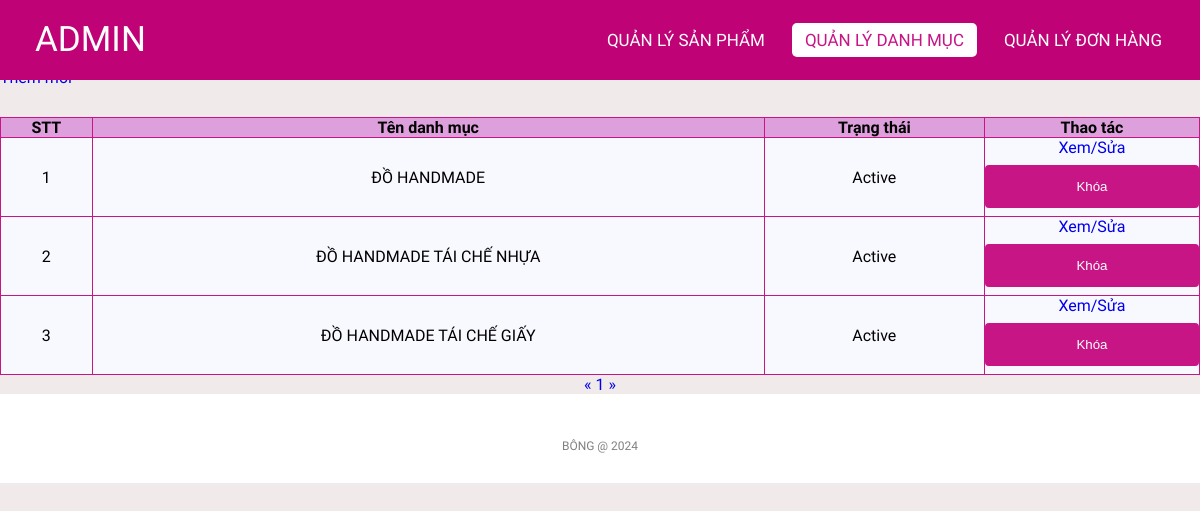
The app's page /admin/categoriesList.php (signed in) with its own data.
### tables this page shows
CREATE TABLE `categories` (
  `id` int(11) NOT NULL,
  `name` varchar(255) NOT NULL,
  `status` tinyint(4) NOT NULL DEFAULT 1
);

### lib/database.php (called while the page is built, shortened)
<?php
class Database extends PDO
{
  public $host   = DB_HOST;
  public $user   = DB_USER;
  public $pass   = DB_PASS;
  public $dbname = DB_NAME;
  public $link;
  private function connectDB()
  {
    $this->link = new mysqli(
      $this->host,
      $this->user,
      $this->pass,
      $this->dbname
    );
  }
  public function select($query)
  {
    $result = $this->link->query($query);
    if ($result->num_rows > 0) {
      return $result;
    } else {
      return false;
    }
  }
}

### classes/categories.php (called while the page is built, shortened)
<?php
$filepath = realpath(dirname(__FILE__));
include_once($filepath . '/../lib/database.php');
?>
<?php
class categories
{
    private $db;
    public function __construct()
    {
        $this->db = new Database();
    }
    public function getAllAdmin($page = 1, $total = 8)
    {
        $tmp = ($page - 1) * $total;
        $query = "SELECT * FROM categories limit $tmp,$total";
        $result = $this->db->select($query);
        return $result;
    }
    public function getCountPaging($row = 8)
    {
        $query = "SELECT COUNT(*) FROM categories";
        $mysqli_result = $this->db->select($query);
        if ($mysqli_result) {
            $totalrow = intval((mysqli_fetch_all($mysqli_result, MYSQLI_ASSOC)[0])['COUNT(*)']);
            $result = ceil($totalrow / $row);
            return $result;
        }
        return false;
    }
}
?>

### admin/categoriesList.php (the view, shortened to what this page needs)
<?php
include '../classes/categories.php';
$categories = new categories();
$list = $categories->getAllAdmin((isset($_GET['page']) ? $_GET['page'] : 1));
$pageCount = $categories->getCountPaging();
?>
<!DOCTYPE html>
<html lang="en">
<head>
    <link rel="stylesheet" href="css/style.css">
    <link rel="stylesheet" href="https://cdnjs.cloudflare.com/ajax/libs/font-awesome/5.15.4/css/all.min.css">
</head>
<body>
    <nav>
        <label class="logo">ADMIN</label>
        <ul>
            <li><a href="productlist.php" >Quản lý Sản phẩm</a></li>
            <li><a href="categoriesList.php" class="active">Quản lý danh mục</a></li>
            <li><a href="orderlist.php" id="order">Quản lý Đơn hàng</a></li>
        </ul>
    </nav>
    <div class="title">
        <h1>Danh sách danh mục</h1>
    </div>
    <div class="addNew">
        <a href="add_category.php">Thêm mới</a>
    </div>
    <div class="container">
        <?php $count = 1;
        if ($list) { ?>
            <table class="list">
                <tr>
                    <th>STT</th>
                    <th>Tên danh mục</th>
                    <th>Trạng thái</th>
                    <th>Thao tác</th>
                </tr>
                <?php foreach ($list as $key => $value) { ?>
                    <tr>
                        <td><?= $count++ ?></td>
                        <td><?= $value['name'] ?></td>
                        <td><?= ($value['status']) ? "Active" : "Block" ?></td>
                        <td>
                            <a href="edit_category.php?id=<?= $value['id'] ?>">Xem/Sửa</a>
                            <?php
                            if ($value['status']) { ?>
                                <form action="categoriesList.php" method="post">
                                    <input type="submit" value="Khóa" name="block">
                                </form>
                            <?php } ?>
                        </td>
                    </tr>
                <?php } ?>
            </table>
        <?php } else { ?>
            <h3>Chưa có danh mục nào...</h3>
        <?php } ?>
        <div class="pagination">
            <a href="categoriesList.php?page=<?= (isset($_GET['page'])) ? (($_GET['page'] <= 1) ? 1 : $_GET['page'] - 1) : 1 ?>">&laquo;</a>
            <?php
            for ($i = 1; $i <= $pageCount; $i++) {
                if (isset($_GET['page'])) {
                    if ($i == $_GET['page']) { ?>
                        <a class="active" href="categoriesList.php?page=<?= $i ?>"><?= $i ?></a>
                    <?php } else { ?>
                        <a href="categoriesList.php?page=<?= $i ?>"><?= $i ?></a>
                    <?php  }
                } else { ?>
                    <a href="categoriesList.php?page=<?= $i ?>"><?= $i ?></a>
                <?php  } ?>
            <?php }
            ?>
            <a href="categoriesList.php?page=<?= (isset($_GET['page'])) ? $_GET['page'] + 1 : 2 ?>">&raquo;</a>
        </div>
    </div>
    <footer>
        <p class="copyright">BÔNG @ 2024</p>
    </footer>
</body>
</html>

### admin/css/style.css (style rules this page uses)
* { padding: 0; margin: 0; text-decoration: none; list-style: none; box-sizing: border-box; }
body { font-family: Mitr; background: rgb(240, 234, 234); }
nav { top: 0; position: fixed; background: #c00277; height: 80px; width: 100%; }
label.logo { color: white; font-size: 35px; line-height: 80px; padding: 0 35px; }
nav ul { float: right; margin-right: 20px; }
nav ul li { display: inline-block; line-height: 80px; margin: 0 5px; }
nav ul li a { color: white; font-size: 17px; padding: 7px 13px; border-radius: 3px; text-transform: uppercase; border-radius: 5px; transition: 0.5s; }
.active, a:hover { background-color: white; color: mediumvioletred; }
.container { margin-top: 30px; height: auto; }
.addNew { margin-top: 30px; }
.title { background-color: white; }
footer { padding: 30px 0; background-color:white; }
footer .copyright { margin-top: 15px; text-align: center; font-size: 12px; color: gray; }
.list { width: 100%; background-color: ghostwhite; padding: 10px; border-collapse: collapse; }
th { background-color: plum; border: 1px solid mediumvioletred; }
td { border: 1px solid mediumvioletred; text-align: center; }
input[type=submit] { width: 100%; background-color: mediumvioletred; color: white; padding: 14px 20px; margin: 8px 0; border: none; border-radius: 4px; cursor: pointer; }
.pagination { text-align: center; }

### records on screen
categories: name "ĐỒ HANDMADE", status "Active"
categories: name "ĐỒ HANDMADE TÁI CHẾ NHỰA", status "Active"
categories: name "ĐỒ HANDMADE TÁI CHẾ GIẤY", status "Active"
